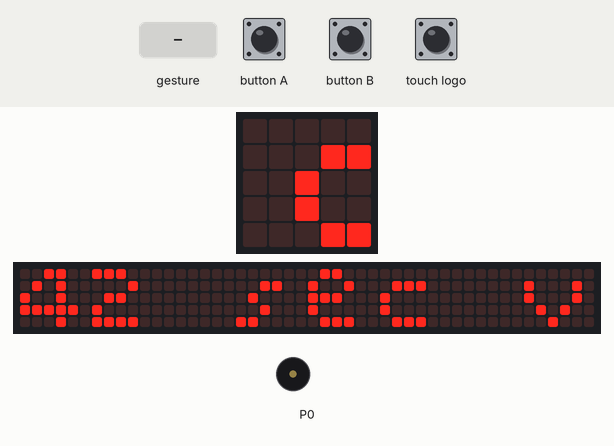
Bench run of a program on a simulated BBC micro:bit (MakeCode). Parts: the board's 5×5 LED display, a strip that is not on the board, showing the scrolling text unrolled, buzzer (waves = sounding). Inputs (shaded band) come from the test bench. Random numbers come from a fixed seed; a tilt is held for 1.5 s and a shake lasts 1 s, then the board lies face up again; the 48×5 strip is a reading aid, not a part: it shows the text the display is scrolling, unrolled, one strip-width of it at a time.

Above: at 5.0 s.
5.1 s: button A pressed for 0.15 s
At 5.32 s:
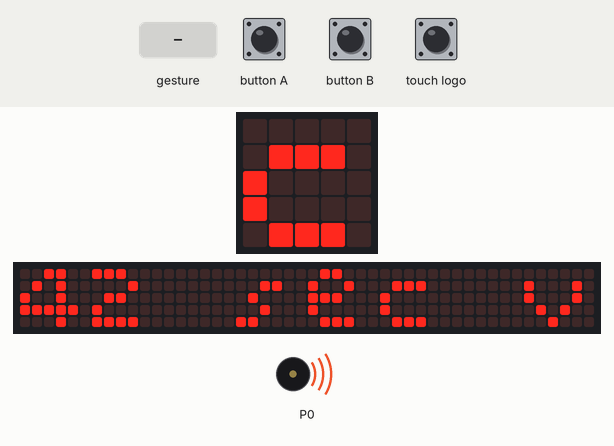
5.8 s: button B pressed for 0.15 s
At 6.26 s:
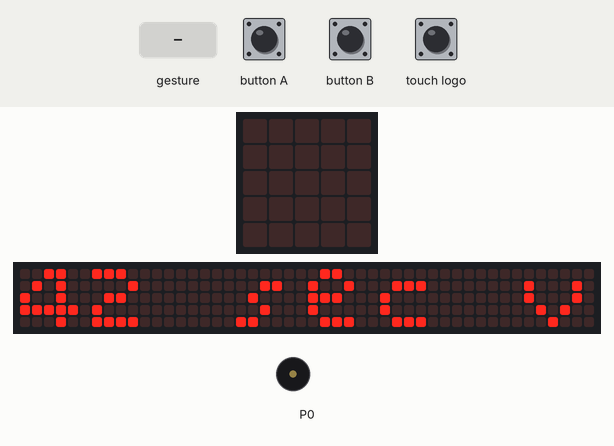
6.5 s: gesture 'logo down'
At 6.67 s:
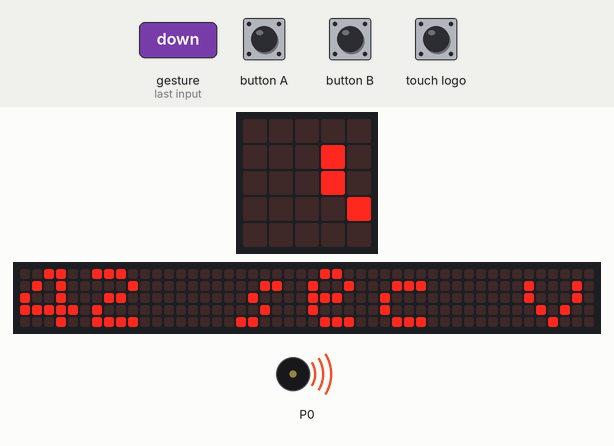
8.1 s: gesture 'shake'
Timing chart, 0 to 21.6 s (numbered marks = the images above; inputs shaded):
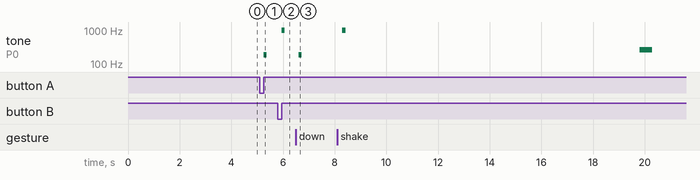

Measured:
- after the input at 5.1 s, tone on P0: silent → 185 Hz after 0.15 s, → silent 0.12 s later
- after the input at 5.8 s, tone on P0: silent → 988 Hz after 0.15 s, → silent 0.12 s later
- after the input at 6.5 s, tone on P0: silent → 185 Hz after 0.10 s, → silent 0.12 s later

The program:

main.ts
```typescript
function Verloren (bool: boolean) {
    music.play(music.tonePlayable(262, music.beat(BeatFraction.Quarter)), music.PlaybackMode.UntilDone)
    music.play(music.tonePlayable(247, music.beat(BeatFraction.Quarter)), music.PlaybackMode.UntilDone)
    music.play(music.tonePlayable(220, music.beat(BeatFraction.Quarter)), music.PlaybackMode.UntilDone)
    music.play(music.tonePlayable(196, music.beat(BeatFraction.Quarter)), music.PlaybackMode.UntilDone)
    music.play(music.tonePlayable(175, music.beat(BeatFraction.Quarter)), music.PlaybackMode.UntilDone)
    music.play(music.tonePlayable(165, music.beat(BeatFraction.Quarter)), music.PlaybackMode.UntilDone)
    music.play(music.tonePlayable(131, music.beat(BeatFraction.Breve)), music.PlaybackMode.UntilDone)
    scoren = 0
    basic.showNumber(scoren)
}
input.onGesture(Gesture.LogoDown, function () {
    actie("-", 10)
})
function StartSpel (bool2: boolean) {
    basic.showString(start_zin)
    for (let index = 0; index < 3; index++) {
        music.play(music.tonePlayable(262, music.beat(BeatFraction.Whole)), music.PlaybackMode.UntilDone)
        basic.showNumber(teller)
        teller = teller - 1
    }
    basic.pause(250)
    music.play(music.tonePlayable(988, music.beat(BeatFraction.Whole)), music.PlaybackMode.UntilDone)
    seconde = 0
    basic.showNumber(scoren)
    pauze = 0
}
function Gewonnen (bool: boolean) {
    pauze = 1
    music.play(music.stringPlayable("E F F G C5 B C5 C5 ", 451), music.PlaybackMode.LoopingInBackground)
    for (let index = 0; index < 3; index++) {
        basic.showIcon(IconNames.Square)
        basic.showIcon(IconNames.SmallSquare)
        basic.showLeds(`
            . . . . .
            . . . . .
            . . # . .
            . . . . .
            . . . . .
            `)
    }
    music.stopMelody(MelodyStopOptions.All)
}
input.onButtonPressed(Button.A, function () {
    actie("-", 1)
})
input.onGesture(Gesture.Shake, function () {
    actie("?", 5)
})
input.onLogoEvent(TouchButtonEvent.Pressed, function () {
    SpelVoorbereiding(true)
    StartSpel(true)
})
input.onGesture(Gesture.TiltRight, function () {
    actie("+", 2)
})
input.onGesture(Gesture.LogoUp, function () {
    actie("+", 10)
})
input.onButtonPressed(Button.B, function () {
    actie("+", 1)
})
input.onSound(DetectedSound.Loud, function () {
    actie("?", 10)
})
input.onGesture(Gesture.TiltLeft, function () {
    actie("-", 2)
})
function actie (som: string, num: number) {
    if (som == "+") {
        music.play(music.tonePlayable(988, music.beat(BeatFraction.Quarter)), music.PlaybackMode.UntilDone)
        scoren = scoren + num
    } else if (som == "-") {
        music.play(music.tonePlayable(185, music.beat(BeatFraction.Quarter)), music.PlaybackMode.UntilDone)
        scoren = scoren - num
    } else {
        actie(tekstlijst._pickRandom(), randint(0 - num, num))
    }
    music.stopAllSounds()
    basic.showNumber(scoren)
    if (pauze != 1) {

    }
}
function SpelVoorbereiding (bool3: boolean) {
    pauze = 1
    tekstlijst = ["+", "="]
    music.setVolume(35)
    tijd = randint(25, 99)
    punten = randint(25, 99)
    scoren = 0
    teller = 3
    start_zin = "" + tijd + " sec voor " + punten + " punten"
}
let punten = 0
let tijd = 0
let tekstlijst: string[] = []
let pauze = 0
let seconde = 0
let teller = 0
let start_zin = ""
let scoren = 0
SpelVoorbereiding(true)
StartSpel(true)
loops.everyInterval(1000, function () {
    if (pauze == 0) {
        seconde = seconde + 1
    }
})
basic.forever(function () {
    if (pauze == 0) {
        if (scoren == punten) {
            Gewonnen(true)
            SpelVoorbereiding(true)
            StartSpel(true)
        }
    }
})
basic.forever(function () {
    if (pauze == 0) {
        if (seconde == tijd) {
            Verloren(true)
            SpelVoorbereiding(true)
            StartSpel(true)
        }
    }
})
```

test.ts
```typescript
// tests gaan hier; deze zal niet worden gecompileerd wanneer dit pakket wordt gebruikt als extensie.
```
